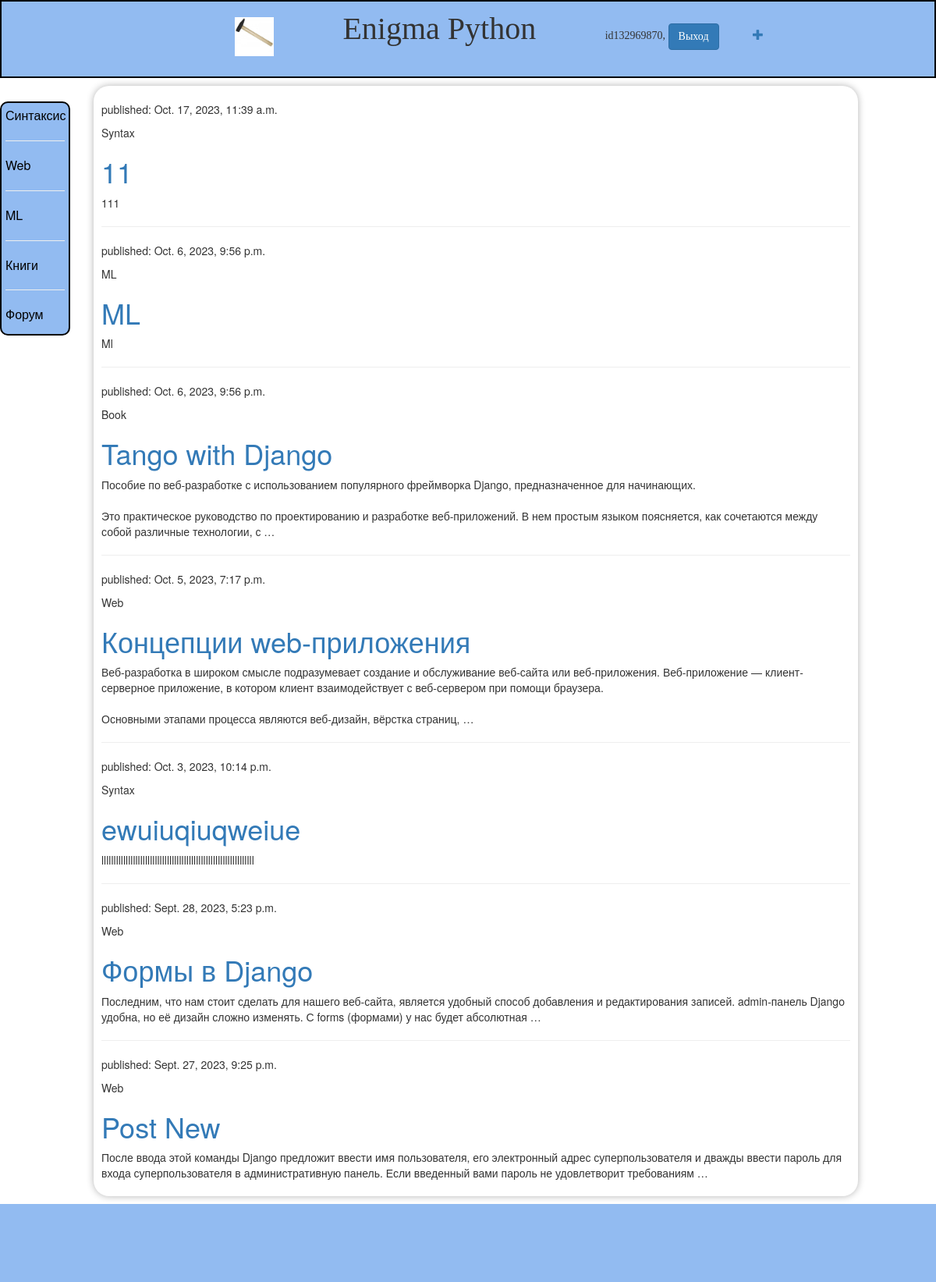
Screenshot of / (signed in) with the database file from the repository.
### coolsite/models.py (models this page shows, shortened)
class Post(models.Model):
    AUTHOR_CHOICES = (
        ('ML', 'Machine Learning'),
        ('Web', 'Web Development'),
        ('Syntax', 'Programming Syntax'),
        ('Book', 'Book Reviews'),
    )
    author = models.ForeignKey(settings.AUTH_USER_MODEL, on_delete=models.CASCADE)
    choice = models.CharField(max_length=10, choices=AUTHOR_CHOICES, default='Syntax')
    title = models.CharField(max_length=200)
    text = models.TextField()
    img = models.ImageField(upload_to='images/', default='default_image.jpg')
    created_date = models.DateTimeField(default=timezone.now)
    published_date = models.DateTimeField(blank=True, null=True)
    def get_absolute_url(self):
        return reverse('post_detail', args=[str(self.pk)])

### coolsite/views.py (the view)
# urls.py: path('', views.index, name='home'),
def index(request):
    post = Post.objects.filter(published_date__lte=timezone.now()).order_by('-published_date')
    return render(request, 'blog/index.html', {'post': post, 'menu': menu})

### coolsite/templates/blog/index.html
{% extends 'base.html' %}
{% block content %}
        <p>{% for post in post %}</p>
            <p>published: {{ post.published_date }}</p>
            <p> {{ post.choice }}</p>
            <h1><a href="{{ post.get_absolute_url }}">{{ post.title }}</a></h1
            <p>{{ post.text|linebreaksbr|truncatewords:30 }}</p>
            {% if not forloop.last %}
            <hr>
            {% endif %}
    {% endfor %}
{% endblock %}

### coolsite/templates/blog/menu.html
{% load static %}
<div class="menu">
    <nav>
      <ul>
          <li><a href={% url 'home' %} class="logo">
            <img src="{% static 'img/icon.png' %}" alt="Логотип">
            </a></li>
          <li class="logo-txt">Enigma Python</li>
          {% if user.is_authenticated %}
          <li>{{ user.username }}, <a href="{% url 'account_logout' %}" class="btn btn-primary" > Выход </a> </li>
          <a href="{% url 'post_new' %}" class="top-menu"><span class="glyphicon glyphicon-plus"></span></a>
          {% else %}
          <li><a href="{% url 'account_login' %}" class="btn btn-primary" >Вход </a>
              <a href="{% url 'account_signup' %}" class="btn btn-primary" > Регистрация</a>
          {% endif %}
      </ul>
    </nav>
</div>
<div class="menu-left">
    <nav>
   {% for menu_items in menu %}
    <li>
        <a href="{% url menu_items.url_name %}">{{ menu_items.title }}</a>
        {% if not forloop.last %}
        <hr>
        {% endif %}
    </li>
    {% endfor %}
    </nav>
</div>

### coolsite/static/css/coolsite.css (style rules this page uses)
body { height: 100%; margin: 0; }

### coolsite/static/css/menu.css (style rules this page uses)
.menu { background-color: #92bbf1; width: 100%; height: 100px; font-family: 'Lobster'; display: flex; align-items: center; justify-content: center; border: 2px solid black; }
.menu nav { text-align: center; }
.menu nav ul { list-style-type: none; }
.menu nav li { margin-right: 40px; display: inline; margin-left: 40px; margin-top: 20px; }
.menu nav a { text-decoration: none; }
.logo { display: inline-block; margin-bottom: 10px; }
.logo img { max-width: 50px; height: 50px; }
.logo-txt { font-size: 40px; border-radius: 4px; padding: 5px; }
.menu-left { padding: 5px; background-color: #92bbf1; margin-top: 30px; width: 90px; height: 300px; position: fixed; border: 2px solid black; border-radius: 10px; }
.menu-left nav a { text-decoration: none; color: black; }
.menu-left nav li { font-size: 16px; display: block; }

### rows the page displays
Post: published_date "Oct. 17, 2023, 11:39 a.m.", choice "Syntax", title "11", text "111"
Post: published_date "Oct. 6, 2023, 9:56 p.m.", choice "ML", title "ML", text "Ml"
Post: published_date "Oct. 6, 2023, 9:56 p.m.", choice "Book", title "Tango with Django", text "Пособие по веб-разработке с использованием популярного фреймворка Django, предназначенное для начинающих. Это практическое руководство по проектированию и разработке веб-приложений. В нем простым языком поясняется, как сочетаются между собой различные технологии, с …"
Post: published_date "Oct. 5, 2023, 7:17 p.m.", choice "Web", title "Концепции web-приложения", text "Веб-разработка в широком смысле подразумевает создание и обслуживание веб-сайта или веб-приложения. Веб-приложение — клиент-серверное приложение, в котором клиент взаимодействует с веб-сервером при помощи браузера. Основными этапами процесса являются веб-дизайн, вёрстка страниц, …"
Post: published_date "Oct. 3, 2023, 10:14 p.m.", choice "Syntax", title "ewuiuqiuqweiue", text "lllllllllllllllllllllllllllllllllllllllllllllllllllllllllllllll"
Post: published_date "Sept. 28, 2023, 5:23 p.m.", choice "Web", title "Формы в Django", text "Последним, что нам стоит сделать для нашего веб-сайта, является удобный способ добавления и редактирования записей. admin-панель Django удобна, но её дизайн сложно изменять. С forms (формами) у нас будет абсолютная …"
Post: published_date "Sept. 27, 2023, 9:25 p.m.", choice "Web", title "Post New", text "После ввода этой команды Django предложит ввести имя пользователя, его электронный адрес суперпользователя и дважды ввести пароль для входа суперпользователя в административную панель. Если введенный вами пароль не удовлетворит требованиям …"

### other values shown
{{ user.username }} "id132969870"
{{ menu_items.title }} "Синтаксис" "Web" "ML" "Книги" "Форум"
